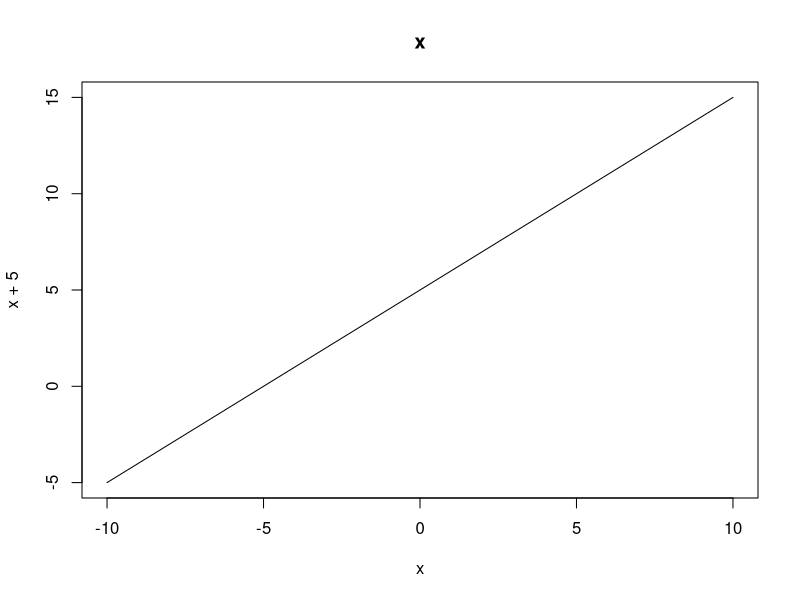
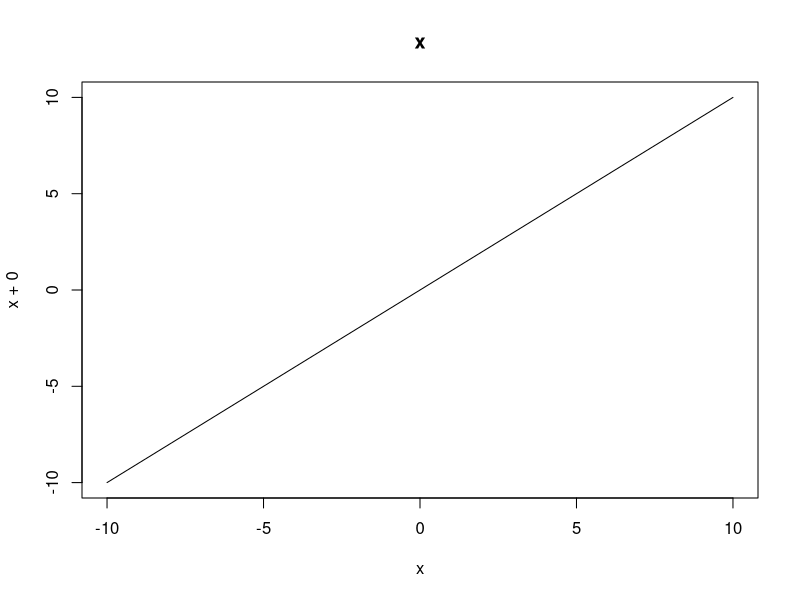
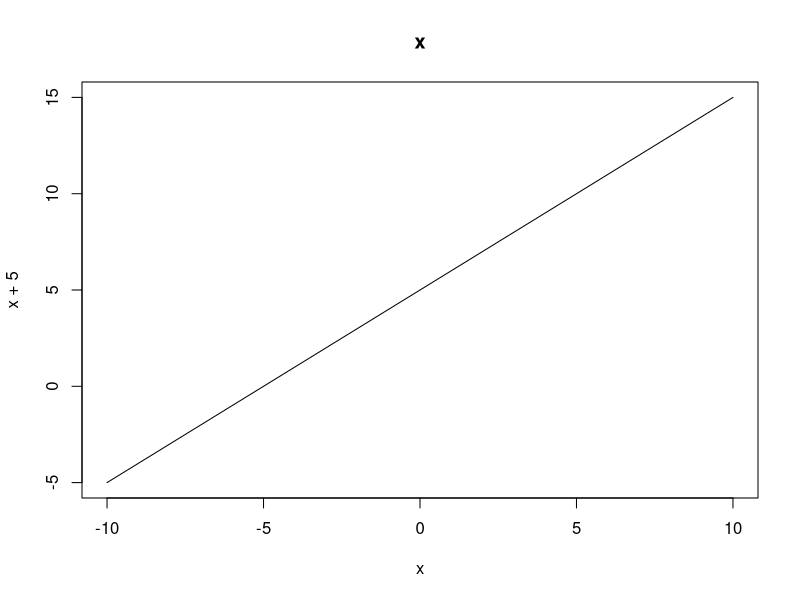
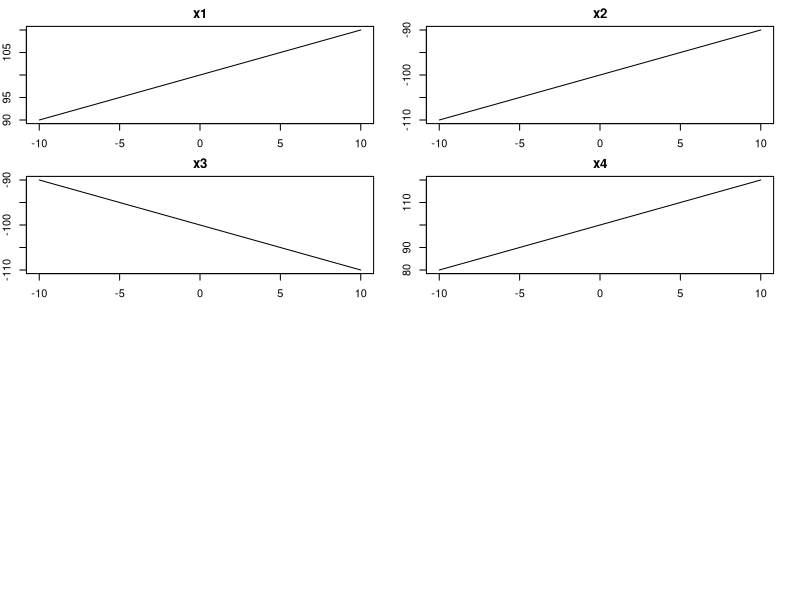
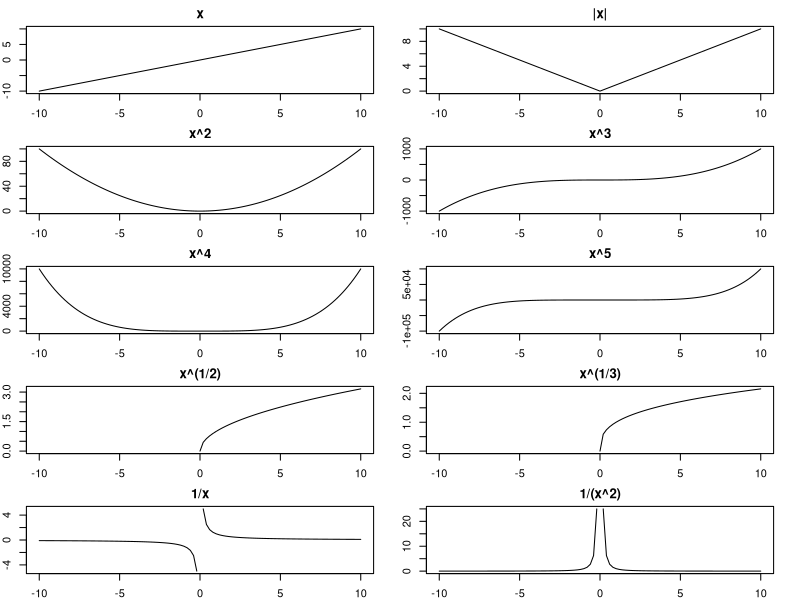

Here is the R script that generated these plots, in order:
mymat <- matrix(nrow=30, ncol=30)
mymat
for(i in 1:dim(mymat)[1]) {
  for(j in 1:dim(mymat)[2]) {
    mymat[i,j] = i*j
  }
}
mymat[1:20, 1:20]
mymat <- matrix(nrow=30, ncol=300)

curve(x+5, from = -10, to = 10, main = "x")
curve(x+0, from = -10, to = 10, main = "x")
curve(x+5, from = -10, to = 10, main = "x")

i <- 1
while (i < 6) {
  print (i)
  i = i+1
}

x <- 1
repeat {
  print (x)
  x = x+1
  if (x == 6){
    break
  }
}

par(mfrow=c(4,2), mar=c(2,2,2,2))
curve(x+100, from = -10, to = 10, main = "x1")
curve(x-100, from = -10, to = 10, main = "x2")
curve(-x-100, from = -10, to = 10, main = "x3")
curve(2*x+100, from = -10, to = 10, main = "x4")
par(mfrow=c(5,2), mar=c(2,2,2,2))
curve(x+0, from = -10, to = 10, main = "x")
curve(abs(x), from = -10, to = 10, main = "|x|")
curve(x^2, from = -10, to = 10, main = "x^2")
curve(x^3, from = -10, to = 10, main = "x^3")
curve(x^4, from = -10, to = 10, main = "x^4")
curve(x^5, from = -10, to = 10, main = "x^5")
curve(x^(1/2), from = -10, to = 10, main = "x^(1/2)")
curve(x^(1/3), from = -10, to = 10, main = "x^(1/3)")
curve(1/x, from = -10, to = 10, main = "1/x")
curve(1/(x^2), from = -10, to = 10, main = "1/(x^2)")

